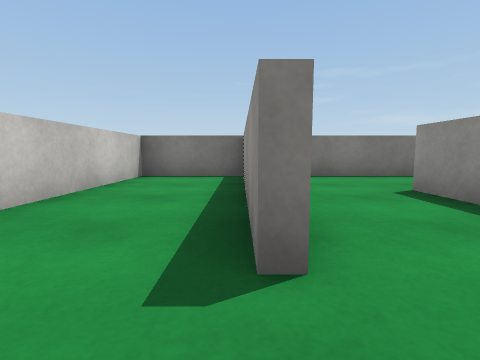
View 1 (above)

18 first-person views from a walk through a scene from a Unity 3-D project. The camera is 0.54 m above the floor, tilts 6° down and sees 85° across. The floor is counted in squares, 1 m on a side. Each view is taken from the middle of a square. On the plan, view 1 faces up. The plan holds only what a view shows up to about 9 squares ahead; the rest is blank. The place goes on beyond the plan. The player is left out. Surface patterns are stand-ins for the level's own textures.

View 2
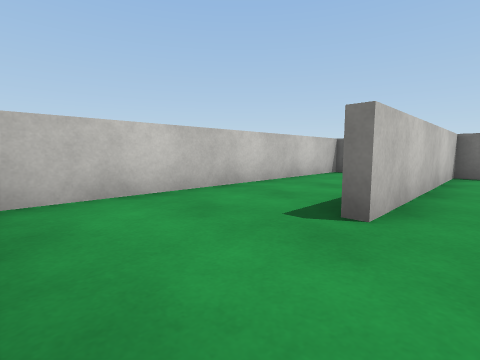

View 3
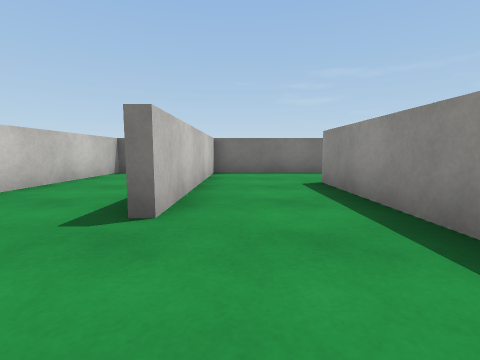

View 4
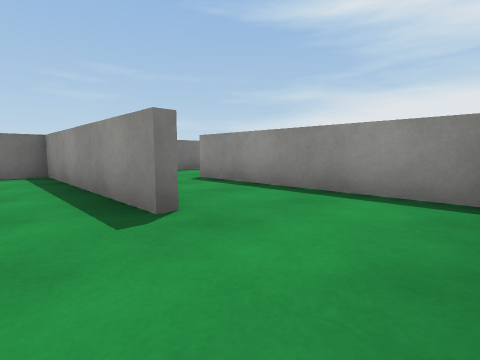

View 5
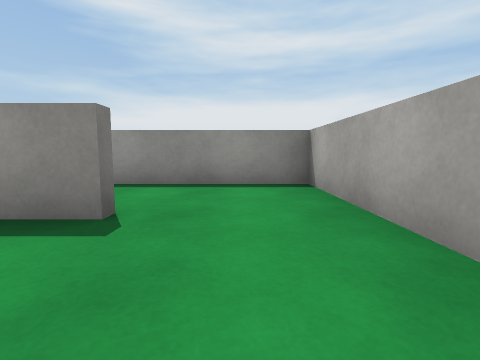

View 6
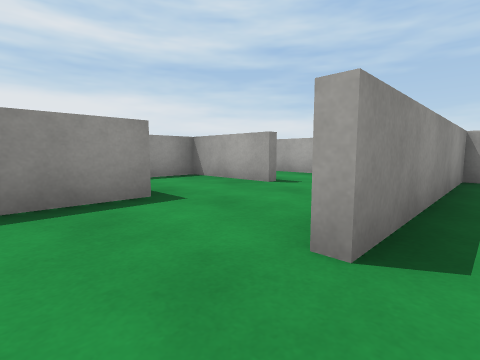

View 7
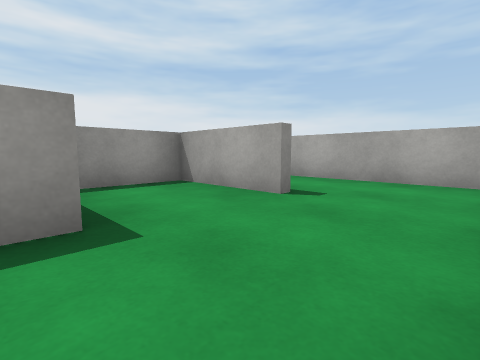

View 8
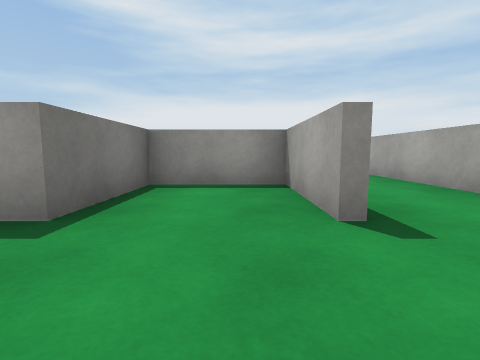

View 9
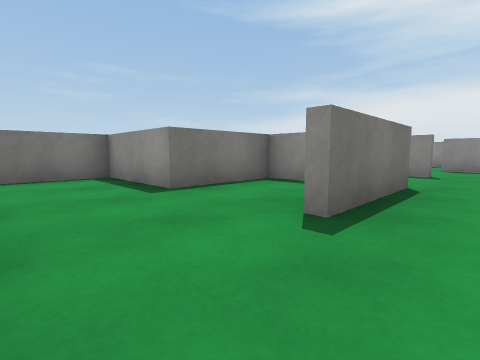

View 10
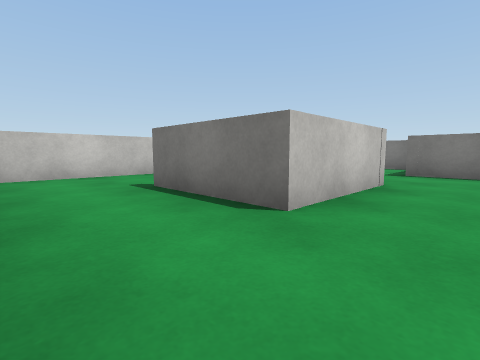

View 11
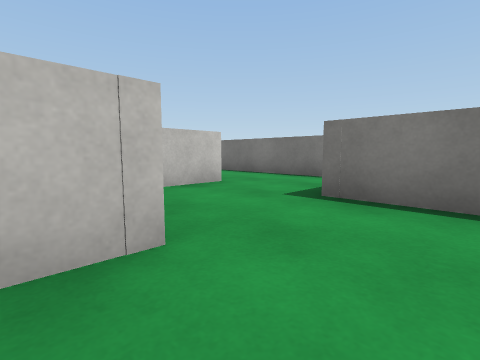

View 12
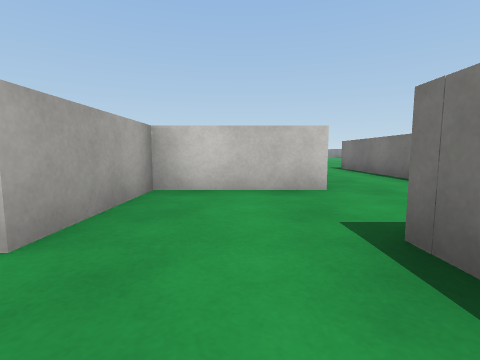

View 13
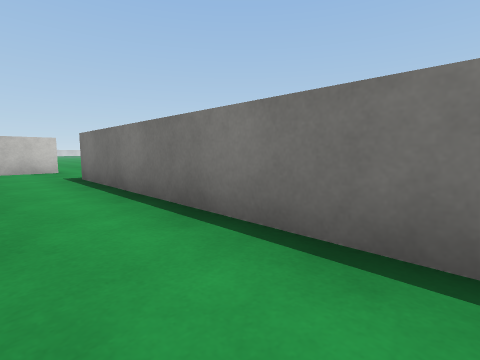

View 14
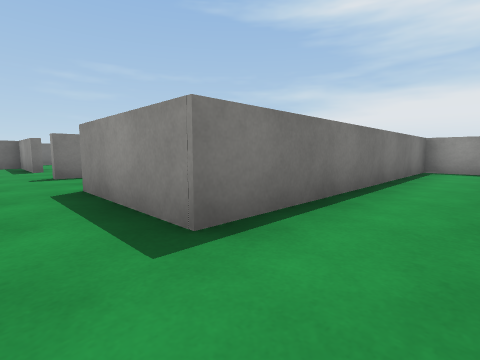

View 15
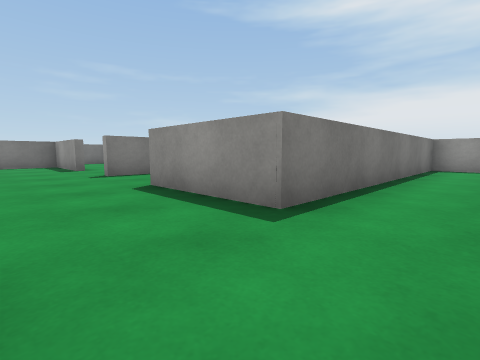

View 16
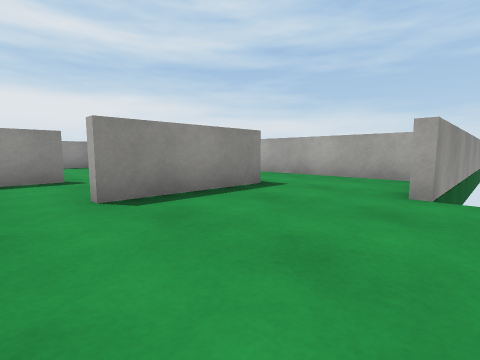

View 17
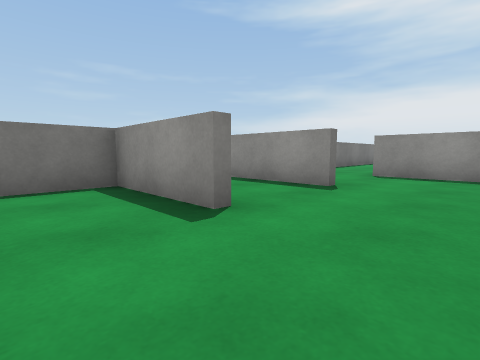

View 18
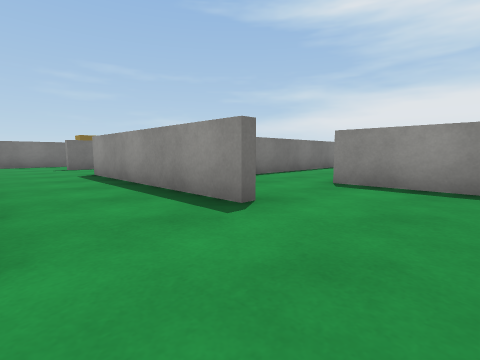

### Floor plan
Key: @ floor where view 1 was taken; # wall or solid block; . floor.
Columns run from 3 left of view 1 to 9 right of it. Each row starts with its distance up from view 1.
 21        #
 20        ..
 19        ..
 18   ##   .##
 17   .#.  ..
 16  ..#.  ..
 15  ...   .#
 14  ...   .#
 13  ...###.#  ##
 12 ......#.#....
 11 ...#..#.#. #
 10 ...#......#
  9 ...#......#
  8 #..########
  7 #.........#
  6 #########.###
  5 #..#....#....
  4 #..#....###..
  3 #..#.#....#..
  2 #..#.#....#..
  1 #....#...##..
  0 #..@.#.......
 -1 #....#.......
 -2   ###########

Where each view was taken, in squares from view 1:
view 1: 0 up, 0 right, facing up
view 2: 1 down, 1 right, facing up-left
view 3: 1 down, 1 right, facing up
view 4: 1 down, 1 left, facing up-right
view 5: 0 up, 2 left, facing right
view 6: 5 up, 2 right, facing down-right
view 7: 4 up, 3 right, facing down-right
view 8: 2 up, 3 right, facing right
view 9: 0 up, 3 right, facing up-right
view 10: 1 down, 9 right, facing up-left
view 11: 3 up, 9 right, facing up-left
view 12: 5 up, 9 right, facing left
view 13: 7 up, 6 right, facing up-left
view 14: 7 up, 1 left, facing up-right
view 15: 7 up, 2 left, facing up-right
view 16: 12 up, 3 left, facing down-right
view 17: 9 up, 1 right, facing up-right
view 18: 9 up, 3 right, facing up-right
